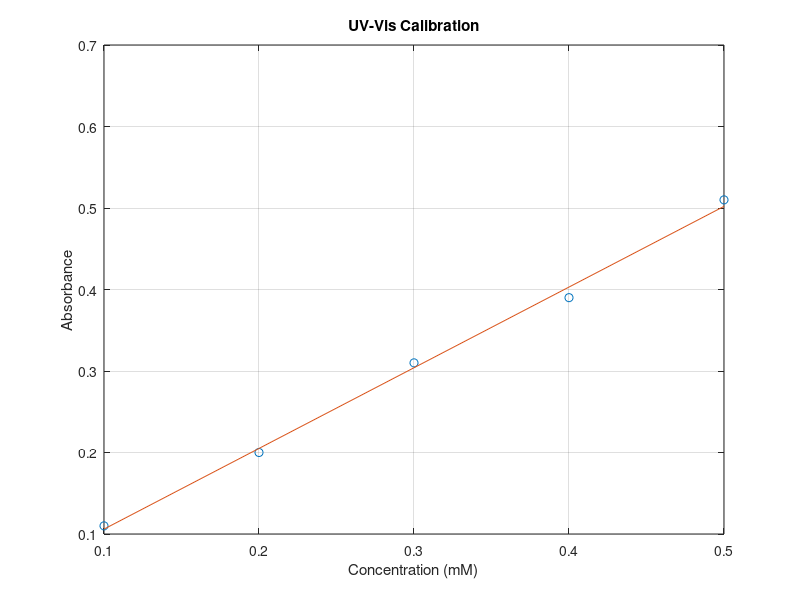

Here is the MATLAB script that generated this plot:

% EXP06 - Beer-Lambert calibration

clc;
clear;
close all;

% Concentrations and absorbance values
c = [0.1 0.2 0.3 0.4 0.5];
A = [0.11 0.20 0.31 0.39 0.51];

% Linear curve fitting
p = polyfit(c, A, 1);

% Unknown sample absorbance
A_unknown = 0.27;

% Calculate unknown concentration
c_unknown = (A_unknown - p(2))/p(1);

% Plot calibration graph
plot(c, A, 'o');
hold on;
plot(c, polyval(p,c), '-');

xlabel('Concentration (mM)');
ylabel('Absorbance');

title('UV-Vis Calibration');
grid on;

% Display result
fprintf('Unknown concentration = %.3f mM\n', c_unknown);
